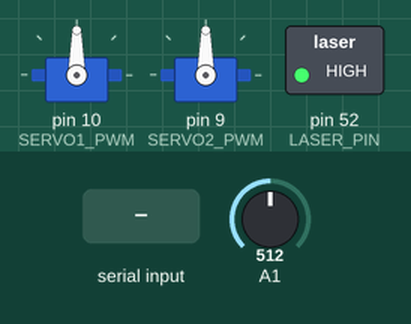
Bench run of a sketch on a simulated Arduino Mega 2560, built with avr-gcc and run on an emulated ATmega2560. Parts: 2 × servo, switched loads named in the sketch (green lamp = pin HIGH). The test bench sets the inputs (shaded band); at power-on: A1 = 512.

Above: at 2.2 s.
2.3 s: "90,45\n" received over Serial
At 3.1 s:
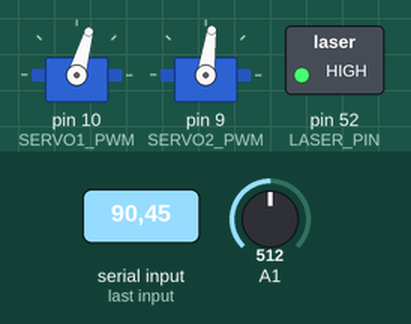
3.8 s: A1 set to 716
At 4.7 s:
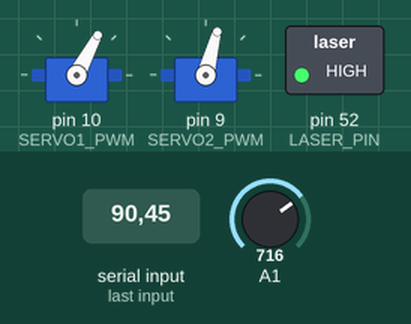
5.3 s: "30,150\n" received over Serial
At 6.4 s:
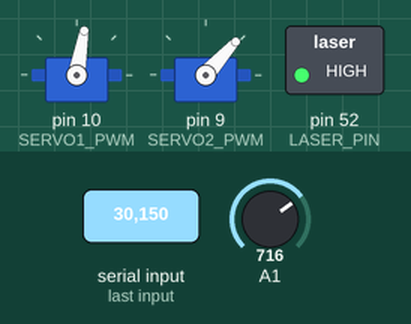
6.8 s: A1 set to 900
At 8.0 s:
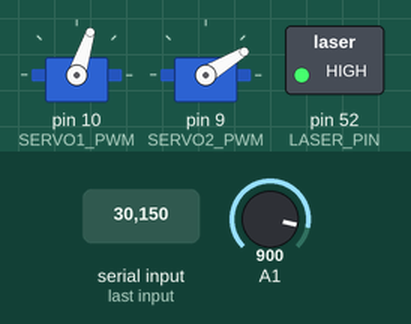
8.3 s: A1 set to 511
At 9.5 s:
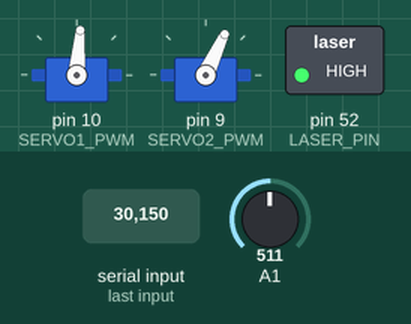
9.8 s: A1 set to 0
At 11.3 s:
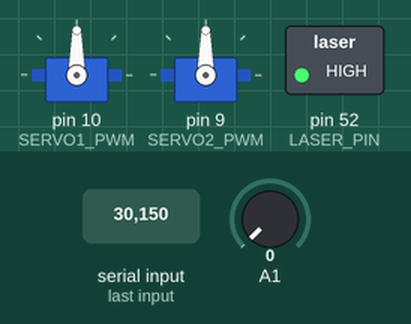
Timing chart, 0 to 12.3 s (numbered marks = the images above; inputs shaded):
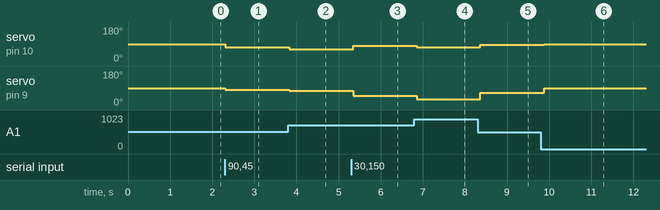

The sketch:

DrawWithLaser.ino
```cpp
/*
Name:		servoDeg.ino
Created:	2/26/2016 6:15:43 PM
Author:	Benjamin
*/

// the setup function runs once when you press reset or power the board
#include <Servo.h>
#include <Streaming.h>

// servos are hightec HS-55
#define SERVO1_PWM 10
#define SERVO2_PWM 9

// laser is a KY-008
#define LASER_PIN 52

Servo servo1;
Servo servo2;

int posServ1;
int posServ2;

String readSerialString = "";
char charFromSerial;
double serialX, serialY;

void setup()
{
	Serial.begin(9600);
	servo1.attach(SERVO1_PWM);
	servo2.attach(SERVO2_PWM);
	pinMode(LASER_PIN, OUTPUT);

	posServ1 = 90;
	posServ2 = 90;

	servo1.write(posServ1);
	servo2.write(posServ2);
	delay(1000);

	digitalWrite(LASER_PIN, HIGH);
	//testMode();
}

// the loop function runs over and over again until power down or reset
void loop()
{

	//drawSpiralCircle();
	//drawSpiralBox();
	readSerial();
}

void readSerial()
{
	readSerialString = "";
	//Serial.flush();
	while (Serial.available())
	{
		charFromSerial = Serial.read();
		readSerialString.concat(charFromSerial);
		if (readSerialString != "")
		{
			// parser calls draw function
			parser(readSerialString);
		}

	}

	drawPoint(serialX, serialY);
}

void parser(String word)
{
	// we are looking to convert 10,9 --> x = 10, y = 9 on seperate lines

	// this should only look for a given structure
	// x value is the number until the comma xxx,
	// y value is the number after the comma ,yyy
	// we will parse with that format

	String stringX = "";
	String stringY = "";
	int commaIndex;


	if (word != "")
	{
		// find the index of the comma
		for (int j = 0; j < word.length(); j++)
		{
			if (word.charAt(j) == ',')
			{
				commaIndex = j;
				j = word.length();
			}
		}

		for (int k = 0; k < commaIndex; k++)
		{
			stringX.concat(word.charAt(k));
		}

		for (int l = commaIndex + 1; l < word.length(); l++)
		{
			stringY.concat(word.charAt(l));
		}

		serialX = (double)stringX.toFloat() / 100;
		serialY = (double)stringY.toFloat() / 100;
	}
}


void drawPoint(double x, double y)
{
	// this uses trig to draw a point
	// uses dynamic distance

	// bounds are (-10, -10) , (10, 10) in inches

	// distance -- using a sharp 2Y0A21 F 5Y sensor
	double d = (((6787.0 / (analogRead(1) - 3.0)) - 4.0)*0.39370079) - .5;
	double hypotX = sqrt(pow(abs(x), 2) + pow(d, 2));
	double hypotY = sqrt(pow(abs(y), 2) + pow(d, 2));

	int posAngleX = round(degrees(asin(x / hypotX)));
	int posAngleY = round(degrees(asin(y / hypotY)));

	int drawAngleX = 90;
	int drawAngleY = 90;

	drawAngleX -= posAngleX;
	drawAngleY -= posAngleY;

	servo1.write(drawAngleX);
	servo2.write(drawAngleY);

	//Serial << "drawAngleX = " << drawAngleX << ", drawAngleY = " << drawAngleY << endl;
	//Serial << "posAngleX = " << posAngleX << ", posAngleY = " << posAngleY << endl;
	delay(100);
}

void testMode()
{
	// this will give 0, 90, 180 for each servo togethor
	for (int i = -90; i < 90; i += 90)
	{
		posServ1 = i;
		posServ2 = i;
		servo1.write(posServ1);
		servo2.write(posServ2);
		delay(1000);

	}

	// this will give 0, 90, 180 for each servo seperatly
	for (int j = -90; j < 90; j += 90)
	{
		posServ1 = j;
		servo1.write(posServ1);
		servo2.write(posServ2);
		delay(1000);

	}

	posServ1 = 0;
	servo1.write(posServ1);
	servo2.write(posServ2);

	// this will give 0, 90, 180 for each servo seperatly
	for (int k = -90; k < 0; k += 90)
	{
		posServ2 = k;

		servo1.write(posServ1);
		servo2.write(posServ2);
		delay(1000);
	}

	posServ2 = 0;
	servo1.write(posServ1);
	servo2.write(posServ2);

	delay(1000);

	drawPoint(0.0, 0.0);
	delay(1000);

	drawPoint(-10.0, -10.0);
	delay(1000);

	drawPoint(10.0, -10.0);
	delay(1000);

	drawPoint(10.0, 10.0);
	delay(1000);

	drawPoint(-10.0, 10.0);
	delay(1000);

	drawPoint(0.0, 0.0);
	delay(1000);

	drawPoint(-10.0, -10.0);
	delay(1000);

	drawPoint(10.0, -10.0);
	delay(1000);

	drawPoint(10.0, 10.0);
	delay(1000);

	drawPoint(-10.0, 10.0);
	delay(1000);
}

// draws a box and gets smaller.  goes in a clockwise motion
void drawSpiralBox()
{
	for (int i = 10; i > 0; i--)
	{

		int xNow = -i;
		int yNow = -i;
		drawPoint(xNow, yNow);
		//Serial << "xNow = " << xNow << ", yNow = " << yNow << endl;
		//delay(50);

		// up count
		do
		{
			xNow++;
			drawPoint((double)xNow, (double)yNow);
			//Serial << "xNow = " << xNow << ", yNow = " << yNow << endl;
			//delay(50);
		} while (xNow < i);

		do
		{
			yNow++;
			drawPoint((double)xNow, (double)yNow);
			//Serial << "xNow = " << xNow << ", yNow = " << yNow << endl;
			//delay(50);
		} while (yNow < i);


		// down count

		while (xNow > -i)
		{
			xNow--;
			drawPoint((double)xNow, (double)yNow);
			//Serial << "xNow = " << xNow << ", yNow = " << yNow << endl;
			//delay(50);
		}

		while (yNow > -i)
		{
			yNow--;
			drawPoint((double)xNow, (double)yNow);
			//Serial << "xNow = " << xNow << ", yNow = " << yNow << endl;
			//delay(50);
		}

	}
}

// draws a spiral going to the center clockwise
void drawSpiralCircle()
{
	double radius = 10;
	double xNow = 0;
	double yNow = 0;
	double radAngle = 0.0;

	// update radius per rev
	for (int i = 10; i > 0; i--)
	{
		radius = i;

		// update angle per rev
		for (int j = 0; j < 360; j += 2)
		{
			radAngle = radians((double)j);
			xNow = cos(radAngle) * radius;
			yNow = sin(radAngle) * radius;
			drawPoint((double)xNow, (double)yNow);
			radius -= 1 / 180;
			//delay(15);
		}

	}
}
```

Measured:
- after the input at 2.3 s, servo on pin 10 (SERVO1_PWM): 90° → 74° at once; servo on pin 9 (SERVO2_PWM): 90° → 82° at once
- after the input at 3.8 s, servo on pin 10 (SERVO1_PWM): 74° → 62° at once; servo on pin 9 (SERVO2_PWM): 82° → 75° at once
- after the input at 5.3 s, servo on pin 10 (SERVO1_PWM): 62° → 80° at once; servo on pin 9 (SERVO2_PWM): 75° → 48° at once
- after the input at 6.8 s, servo on pin 10 (SERVO1_PWM): 80° → 72° after 0.06 s; servo on pin 9 (SERVO2_PWM): 48° → 31° after 0.06 s
- after the input at 8.3 s, servo on pin 10 (SERVO1_PWM): 72° → 85° after 0.07 s; servo on pin 9 (SERVO2_PWM): 31° → 65° after 0.07 s
- after the input at 9.8 s, servo on pin 10 (SERVO1_PWM): 85° → 90° after 0.08 s; servo on pin 9 (SERVO2_PWM): 65° → 90° after 0.08 s
